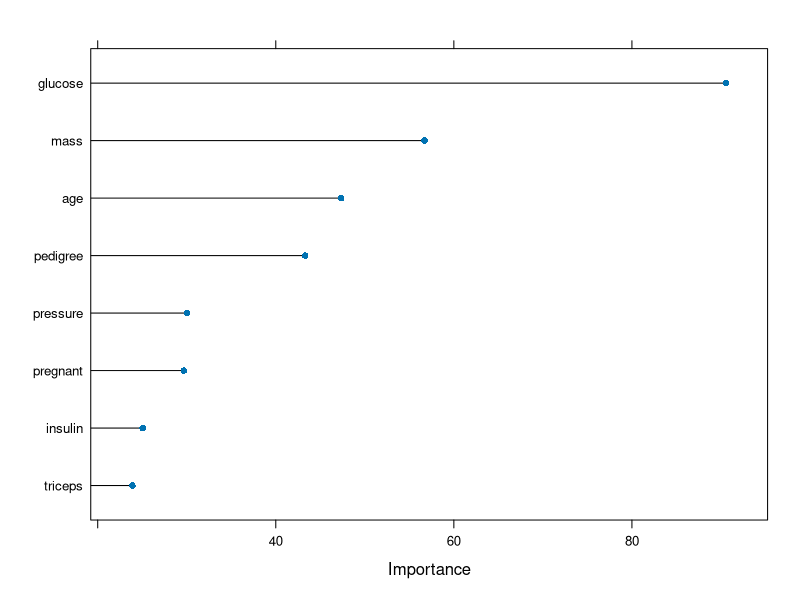

Recreate this plot in R.
## ---- chunk 1
knitr::opts_chunk$set(echo = TRUE)
## ---- chunk 2
library(mlbench)
library(caret)
data("PimaIndiansDiabetes")
df <- PimaIndiansDiabetes
df["diabetes"] <- as.numeric(df["diabetes"]=='pos')
correlationMatrix <- cor(df)
print(correlationMatrix)
## ---- chunk 3
pvalue_list = c()
for (column in names(df)){
  pvalue_list[column] <- cor.test(df[[column]], df[['diabetes']])$p.value
}
print(pvalue_list)
## ---- chunk 4
control <- trainControl(method="repeatedcv", number=10, repeats=3)
model <- train(diabetes~., data=PimaIndiansDiabetes, method="rf", preProcess="scale", trControl=control)
importance <- varImp(model, scale=FALSE)
print(importance)
plot(importance)
